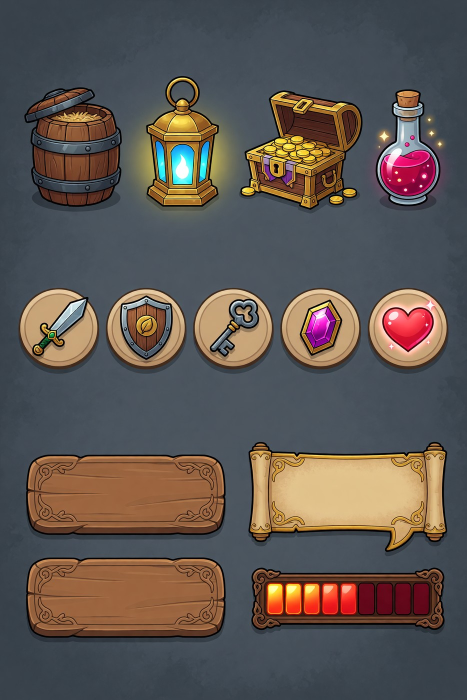
#> input picture imagine-template-library/refs/image-2.0-official/game-props-ui-kit-299e357a.jpg, 933 x 1400 px (shown at 1/2 size)
$ python -i thumbnail_generator.py   (imports and definitions only)
#> lines starting #> are read from the running program, lines starting #| are printed output that depends on the picture
#> further down, picture is the input picture: PIL image 933x1400 RGB; mean R, G, B 94.2, 86, 81.6
"""Autonomous YouTube Thumbnail Generator for Grok Imagine Cinematic Studio.

Phase 4 (R4) — Thumbnail Automation Standard:
Produces YouTube-ready 1280×720 JPEG thumbnails composed of 4 strict PIL layers:
1. Layer 1: Base climax frame (1280×720, aspect-ratio preserved center-crop, or
   procedural catastrophe climax synthesis fallback).
2. Layer 2: Red-to-orange gradient overlay (#FF0000 -> #FF6B00, 40% opacity, left-to-right).
3. Layer 3: Bold White text (Impact or Montserrat Black bold, upper 1/3: y in [0, 240]).
4. Layer 4: Bottom strip (60% black opacity #000000 + small channel logo placeholder badge).

Callable via Python API or standalone CLI (`python -m engine.services.thumbnail_generator`).
"""

from __future__ import annotations

import argparse
import io
import logging
import math
import os
import subprocess
import sys
from pathlib import Path
from typing import Any, Optional, Tuple, Union

from PIL import Image, ImageDraw, ImageFilter, ImageFont

# Module constants
THUMBNAIL_WIDTH: int = 1280
THUMBNAIL_HEIGHT: int = 720
UPPER_THIRD_MAX_Y: int = 240  # 720 // 3

GRADIENT_START_HEX: str = "#FF0000"
GRADIENT_END_HEX: str = "#FF6B00"
GRADIENT_OPACITY: float = 0.40  # 40%

BOTTOM_STRIP_HEIGHT: int = 70
BOTTOM_STRIP_OPACITY: float = 0.60  # 60%

logger = logging.getLogger("thumbnail_generator")

__all__ = [
    "THUMBNAIL_WIDTH",
    "THUMBNAIL_HEIGHT",
    "UPPER_THIRD_MAX_Y",
    "GRADIENT_START_HEX",
    "GRADIENT_END_HEX",
    "GRADIENT_OPACITY",
    "BOTTOM_STRIP_HEIGHT",
    "BOTTOM_STRIP_OPACITY",
    "hex_to_rgb",
    "resolve_bold_font",
    "create_procedural_climax_frame",
    "load_or_create_base_frame",
    "create_gradient_overlay",
    "draw_title_layer",
    "draw_bottom_strip_layer",
    "extract_climax_frame",
    "generate_thumbnail",
    "generate_test_thumbnail",
]


# [198 lines left out: functions hex_to_rgb, resolve_bold_font, create_procedural_climax_frame, extract_climax_frame, not called in this run]


def load_or_create_base_frame(
    base_image: Union[str, Path, Image.Image, Any, None],
    width: int = THUMBNAIL_WIDTH,
    height: int = THUMBNAIL_HEIGHT,
) -> Image.Image:
    """Layer 1: Load, aspect-crop, and normalize base climax frame to exact (1280, 720)."""
#> called with width = 1280, height = 720
    raw_img: Optional[Image.Image] = None

    if isinstance(base_image, Image.Image):
        raw_img = base_image.convert("RGBA")
    elif base_image is not None:
        bpath = Path(base_image)
        if bpath.is_file():
            ext = bpath.suffix.lower()
            if ext in {".mp4", ".mov", ".mkv", ".webm", ".avi"}:
                raw_img = extract_climax_frame(bpath)
            else:
                try:
                    raw_img = Image.open(bpath).convert("RGBA")
                except Exception as exc:
                    logger.warning(f"Could not open base image file '{bpath}': {exc}")
        elif hasattr(base_image, "shape"):  # NumPy ndarray
            try:
                import cv2
                import numpy as np

                arr = np.asarray(base_image)
                if len(arr.shape) == 3 and arr.shape[2] == 3:
                    # Check if BGR vs RGB (default assume RGB or convert)
                    raw_img = Image.fromarray(arr).convert("RGBA")
            except Exception as exc:
                logger.warning(f"Could not convert array to image: {exc}")

    # If no valid base image was loaded, synthesize a dramatic procedural climax frame
    if raw_img is None:
        return create_procedural_climax_frame(width=width, height=height)

    # Check for empty / flat black dummy frames (e.g. from dry-run lavfi color blocks)
    # If the frame has zero variation, blend it with the procedural backdrop
    try:
        extrema = raw_img.getextrema()
#> extrema = ((0, 255), (0, 255), (0, 255), (255, 255))
        is_flat_black = all(ex[1] < 5 for ex in extrema[:3])
#> is_flat_black = False
        if is_flat_black:
            procedural = create_procedural_climax_frame(width=width, height=height)
            return procedural
    except Exception:
        pass

    # Aspect-ratio preserving cover-fit and center-crop to exact (width, height)
    orig_w, orig_h = raw_img.size
#> orig_w = 933; orig_h = 1400
    if orig_w == width and orig_h == height:
        return raw_img

    scale = max(width / orig_w, height / orig_h)
#> scale = 1.37
    new_w = int(round(orig_w * scale))
#> new_w = 1280
    new_h = int(round(orig_h * scale))
#> new_h = 1921

    resized = raw_img.resize((new_w, new_h), Image.Resampling.LANCZOS)
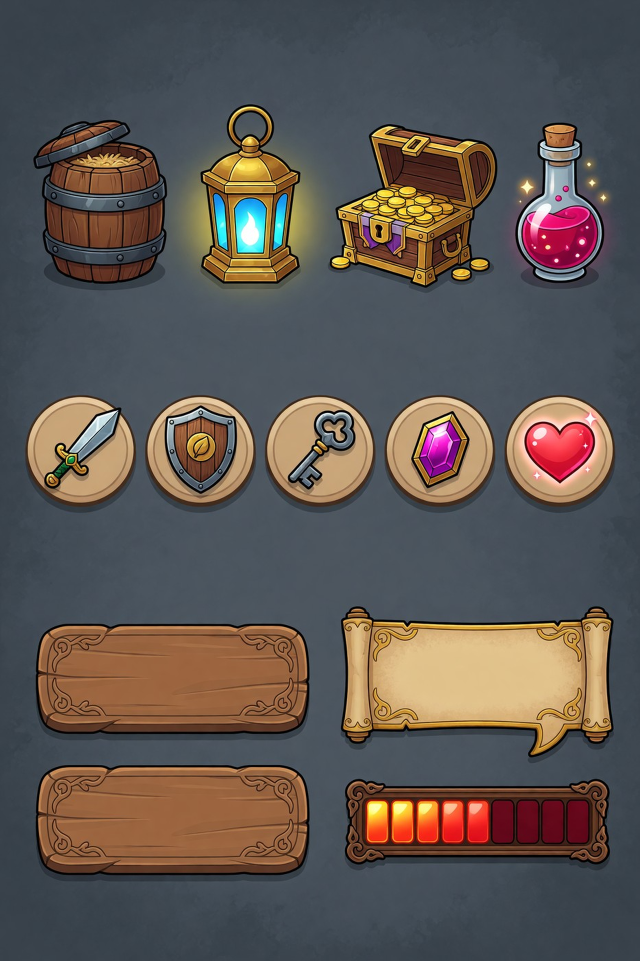
#> resized: PIL image 1280x1921 RGBA (shown at 1/2 size); mean R, G, B, A 94.2, 86.1, 81.7, 255
    left = (new_w - width) // 2
#> left = 0
    top = (new_h - height) // 2
#> top = 600
    cropped = resized.crop((left, top, left + width, top + height))
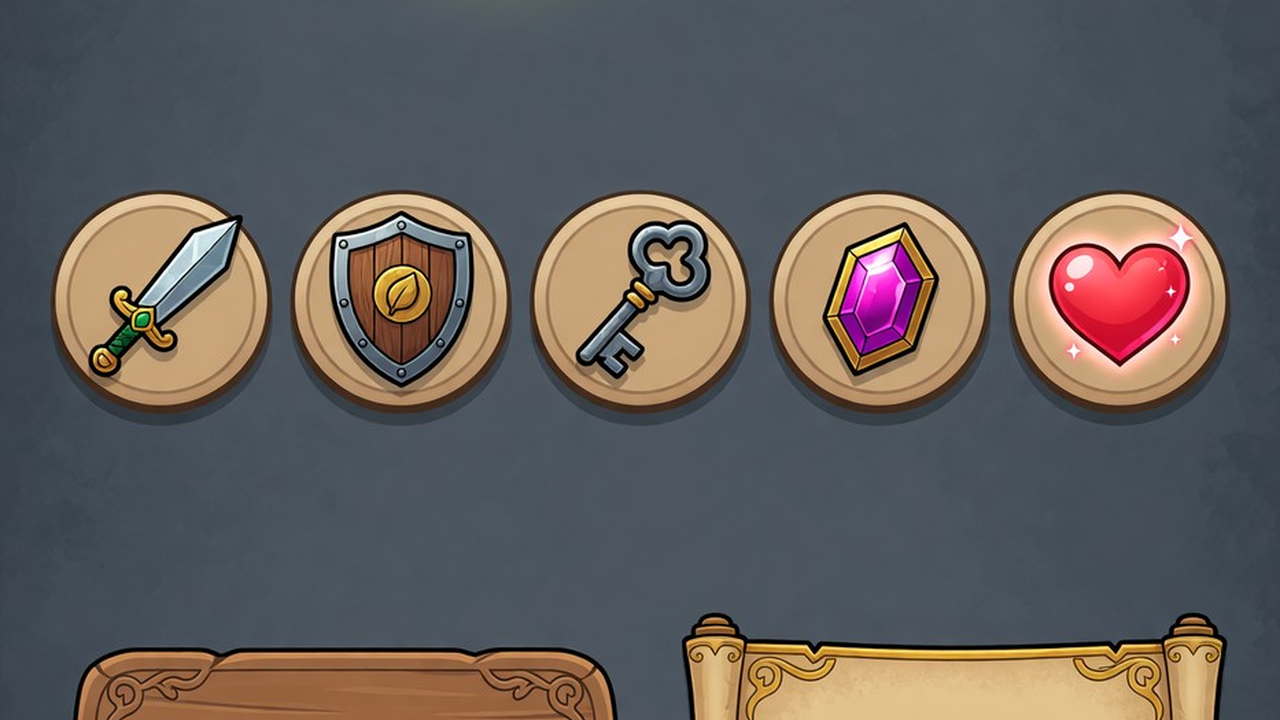
#> cropped: PIL image 1280x720 RGBA; mean R, G, B, A 99, 93.8, 91.7, 255
    return cropped


# [390 lines left out: functions create_gradient_overlay, draw_title_layer, draw_bottom_strip_layer, generate_thumbnail, generate_test_thumbnail, _cli_entrypoint, not called in this run]


# [2 lines not run here, left out]

>>> from PIL import Image
>>> picture = Image.open('../../imagine-template-library/refs/image-2.0-official/game-props-ui-kit-299e357a.jpg')
>>> result = load_or_create_base_frame(picture)
